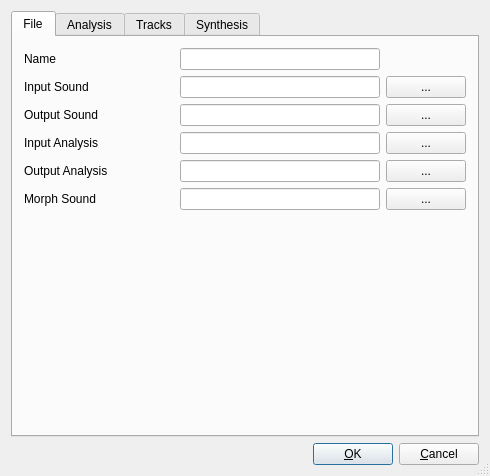
<?xml version="1.0" encoding="UTF-8"?>
<ui version="4.0">
 <class>SMSConfigDlg</class>
 <widget class="QDialog" name="SMSConfigDlg">
  <property name="geometry">
   <rect>
    <x>0</x>
    <y>0</y>
    <width>490</width>
    <height>476</height>
   </rect>
  </property>
  <property name="windowTitle">
   <string>SMSTools 2 - New Configuration</string>
  </property>
  <property name="sizeGripEnabled">
   <bool>true</bool>
  </property>
  <layout class="QVBoxLayout">
   <property name="spacing">
    <number>6</number>
   </property>
   <property name="margin">
    <number>11</number>
   </property>
   <item>
    <widget class="QTabWidget" name="mConfigTab">
     <widget class="QWidget" name="mFilePage">
      <attribute name="title">
       <string>File</string>
      </attribute>
      <layout class="QGridLayout">
       <item row="0" column="4">
        <widget class="QLineEdit" name="mCfgNameLineEdit">
         <property name="sizePolicy">
          <sizepolicy hsizetype="Expanding" vsizetype="Fixed">
           <horstretch>0</horstretch>
           <verstretch>0</verstretch>
          </sizepolicy>
         </property>
         <property name="minimumSize">
          <size>
           <width>200</width>
           <height>21</height>
          </size>
         </property>
        </widget>
       </item>
       <item row="1" column="4">
        <widget class="QLineEdit" name="mInputSoundLineEdit">
         <property name="minimumSize">
          <size>
           <width>200</width>
           <height>21</height>
          </size>
         </property>
        </widget>
       </item>
       <item row="1" column="5">
        <widget class="QPushButton" name="mBrowseInputSoundFile">
         <property name="text">
          <string>...</string>
         </property>
        </widget>
       </item>
       <item row="0" column="0">
        <widget class="QLabel" name="mCfgNameLabel">
         <property name="text">
          <string>Name</string>
         </property>
         <property name="wordWrap">
          <bool>false</bool>
         </property>
        </widget>
       </item>
       <item row="2" column="4">
        <widget class="QLineEdit" name="mOutputSoundLineEdit">
         <property name="minimumSize">
          <size>
           <width>200</width>
           <height>21</height>
          </size>
         </property>
        </widget>
       </item>
       <item row="3" column="5">
        <widget class="QPushButton" name="mBrowseInputAnalysisFile">
         <property name="text">
          <string>...</string>
         </property>
        </widget>
       </item>
       <item row="3" column="4">
        <widget class="QLineEdit" name="mInputAnalysisLineEdit">
         <property name="minimumSize">
          <size>
           <width>200</width>
           <height>21</height>
          </size>
         </property>
        </widget>
       </item>
       <item row="3" column="3">
        <spacer name="hspacing4">
         <property name="orientation">
          <enum>Qt::Horizontal</enum>
         </property>
         <property name="sizeType">
          <enum>QSizePolicy::Expanding</enum>
         </property>
         <property name="sizeHint" stdset="0">
          <size>
           <width>30</width>
           <height>21</height>
          </size>
         </property>
        </spacer>
       </item>
       <item row="2" column="3">
        <spacer name="hspacing3">
         <property name="orientation">
          <enum>Qt::Horizontal</enum>
         </property>
         <property name="sizeType">
          <enum>QSizePolicy::Expanding</enum>
         </property>
         <property name="sizeHint" stdset="0">
          <size>
           <width>30</width>
           <height>21</height>
          </size>
         </property>
        </spacer>
       </item>
       <item row="1" column="2" colspan="2">
        <spacer name="hspacing2">
         <property name="orientation">
          <enum>Qt::Horizontal</enum>
         </property>
         <property name="sizeType">
          <enum>QSizePolicy::Expanding</enum>
         </property>
         <property name="sizeHint" stdset="0">
          <size>
           <width>40</width>
           <height>20</height>
          </size>
         </property>
        </spacer>
       </item>
       <item row="2" column="5">
        <widget class="QPushButton" name="mBrowseOutputSoundFile">
         <property name="text">
          <string>...</string>
         </property>
        </widget>
       </item>
       <item row="0" column="1" colspan="3">
        <spacer name="hspacing1">
         <property name="orientation">
          <enum>Qt::Horizontal</enum>
         </property>
         <property name="sizeType">
          <enum>QSizePolicy::Expanding</enum>
         </property>
         <property name="sizeHint" stdset="0">
          <size>
           <width>60</width>
           <height>21</height>
          </size>
         </property>
        </spacer>
       </item>
       <item row="2" column="0" colspan="2">
        <widget class="QLabel" name="mOutputSoundFileNameLabel">
         <property name="text">
          <string>Output Sound</string>
         </property>
         <property name="wordWrap">
          <bool>false</bool>
         </property>
        </widget>
       </item>
       <item row="3" column="0" colspan="2">
        <widget class="QLabel" name="mInputAnalysisFileLabel">
         <property name="text">
          <string>Input Analysis</string>
         </property>
         <property name="wordWrap">
          <bool>false</bool>
         </property>
        </widget>
       </item>
       <item row="1" column="0">
        <widget class="QLabel" name="mInputSoundFileLabel">
         <property name="text">
          <string>Input Sound</string>
         </property>
         <property name="wordWrap">
          <bool>false</bool>
         </property>
        </widget>
       </item>
       <item row="4" column="0" colspan="3">
        <widget class="QLabel" name="mOutputAnalysisFileLabel">
         <property name="text">
          <string>Output Analysis</string>
         </property>
         <property name="wordWrap">
          <bool>false</bool>
         </property>
        </widget>
       </item>
       <item row="4" column="3">
        <spacer name="hspacing5">
         <property name="orientation">
          <enum>Qt::Horizontal</enum>
         </property>
         <property name="sizeType">
          <enum>QSizePolicy::Expanding</enum>
         </property>
         <property name="sizeHint" stdset="0">
          <size>
           <width>30</width>
           <height>21</height>
          </size>
         </property>
        </spacer>
       </item>
       <item row="4" column="5">
        <widget class="QPushButton" name="mBrowseOutputAnalysisFile">
         <property name="text">
          <string>...</string>
         </property>
        </widget>
       </item>
       <item row="4" column="4">
        <widget class="QLineEdit" name="mOutputAnalysisLineEdit">
         <property name="minimumSize">
          <size>
           <width>200</width>
           <height>21</height>
          </size>
         </property>
        </widget>
       </item>
       <item row="6" column="4">
        <spacer name="vspace0">
         <property name="orientation">
          <enum>Qt::Vertical</enum>
         </property>
         <property name="sizeType">
          <enum>QSizePolicy::Expanding</enum>
         </property>
         <property name="sizeHint" stdset="0">
          <size>
           <width>21</width>
           <height>40</height>
          </size>
         </property>
        </spacer>
       </item>
       <item row="5" column="0" colspan="3">
        <widget class="QLabel" name="mMorphSoundFileLabel">
         <property name="text">
          <string>Morph Sound</string>
         </property>
         <property name="wordWrap">
          <bool>false</bool>
         </property>
        </widget>
       </item>
       <item row="5" column="3">
        <spacer name="hspacing6">
         <property name="orientation">
          <enum>Qt::Horizontal</enum>
         </property>
         <property name="sizeType">
          <enum>QSizePolicy::Expanding</enum>
         </property>
         <property name="sizeHint" stdset="0">
          <size>
           <width>36</width>
           <height>21</height>
          </size>
         </property>
        </spacer>
       </item>
       <item row="5" column="4">
        <widget class="QLineEdit" name="mMorphSoundFileLineEdit">
         <property name="minimumSize">
          <size>
           <width>200</width>
           <height>21</height>
          </size>
         </property>
        </widget>
       </item>
       <item row="5" column="5">
        <widget class="QPushButton" name="mBrowseMorphSoundFile">
         <property name="text">
          <string>...</string>
         </property>
        </widget>
       </item>
      </layout>
     </widget>
     <widget class="QWidget" name="mAnalysisPage">
      <attribute name="title">
       <string>Analysis</string>
      </attribute>
      <layout class="QGridLayout">
       <item row="0" column="1">
        <spacer name="haspacing0">
         <property name="orientation">
          <enum>Qt::Horizontal</enum>
         </property>
         <property name="sizeType">
          <enum>QSizePolicy::Expanding</enum>
         </property>
         <property name="sizeHint" stdset="0">
          <size>
           <width>31</width>
           <height>21</height>
          </size>
         </property>
        </spacer>
       </item>
       <item row="0" column="2">
        <widget class="QLineEdit" name="mAnalysisWindowSizeLineEdit">
         <property name="maxLength">
          <number>32767</number>
         </property>
         <property name="echoMode">
          <enum>QLineEdit::Normal</enum>
         </property>
         <property name="alignment">
          <set>Qt::AlignRight</set>
         </property>
        </widget>
       </item>
       <item row="1" column="1">
        <spacer name="haspacing1">
         <property name="orientation">
          <enum>Qt::Horizontal</enum>
         </property>
         <property name="sizeType">
          <enum>QSizePolicy::Expanding</enum>
         </property>
         <property name="sizeHint" stdset="0">
          <size>
           <width>31</width>
           <height>21</height>
          </size>
         </property>
        </spacer>
       </item>
       <item row="1" column="2">
        <widget class="QLineEdit" name="mAnalysisHopSizeLineEdit">
         <property name="alignment">
          <set>Qt::AlignRight</set>
         </property>
        </widget>
       </item>
       <item row="2" column="1">
        <spacer name="haspacing2">
         <property name="orientation">
          <enum>Qt::Horizontal</enum>
         </property>
         <property name="sizeType">
          <enum>QSizePolicy::Expanding</enum>
         </property>
         <property name="sizeHint" stdset="0">
          <size>
           <width>31</width>
           <height>21</height>
          </size>
         </property>
        </spacer>
       </item>
       <item row="2" column="2">
        <widget class="QComboBox" name="mAnalysisWindowTypeComboBox">
         <property name="sizePolicy">
          <sizepolicy hsizetype="Expanding" vsizetype="Fixed">
           <horstretch>0</horstretch>
           <verstretch>0</verstretch>
          </sizepolicy>
         </property>
        </widget>
       </item>
       <item row="4" column="1">
        <spacer name="haspacing4">
         <property name="orientation">
          <enum>Qt::Horizontal</enum>
         </property>
         <property name="sizeType">
          <enum>QSizePolicy::Expanding</enum>
         </property>
         <property name="sizeHint" stdset="0">
          <size>
           <width>31</width>
           <height>21</height>
          </size>
         </property>
        </spacer>
       </item>
       <item row="4" column="2">
        <widget class="QComboBox" name="mResAnalysisWindowTypeComboBox">
         <property name="sizePolicy">
          <sizepolicy hsizetype="Expanding" vsizetype="Fixed">
           <horstretch>0</horstretch>
           <verstretch>0</verstretch>
          </sizepolicy>
         </property>
        </widget>
       </item>
       <item row="3" column="1">
        <spacer name="haspzcing3">
         <property name="orientation">
          <enum>Qt::Horizontal</enum>
         </property>
         <property name="sizeType">
          <enum>QSizePolicy::Expanding</enum>
         </property>
         <property name="sizeHint" stdset="0">
          <size>
           <width>31</width>
           <height>21</height>
          </size>
         </property>
        </spacer>
       </item>
       <item row="3" column="2">
        <widget class="QLineEdit" name="mResAnalysisWindowSizeLineEdit">
         <property name="alignment">
          <set>Qt::AlignRight</set>
         </property>
        </widget>
       </item>
       <item row="5" column="1">
        <spacer name="haspzcing5">
         <property name="orientation">
          <enum>Qt::Horizontal</enum>
         </property>
         <property name="sizeType">
          <enum>QSizePolicy::Expanding</enum>
         </property>
         <property name="sizeHint" stdset="0">
          <size>
           <width>31</width>
           <height>21</height>
          </size>
         </property>
        </spacer>
       </item>
       <item row="5" column="2">
        <widget class="QLineEdit" name="mAnalysisZeroPaddingFactorLineEdit">
         <property name="alignment">
          <set>Qt::AlignRight</set>
         </property>
        </widget>
       </item>
       <item row="0" column="0">
        <widget class="QLabel" name="mAnalysisWindowSizeLabel">
         <property name="text">
          <string>Window Size</string>
         </property>
         <property name="wordWrap">
          <bool>false</bool>
         </property>
        </widget>
       </item>
       <item row="1" column="0">
        <widget class="QLabel" name="mAnalysisHopSizeLabel">
         <property name="text">
          <string>Hop Size</string>
         </property>
         <property name="wordWrap">
          <bool>false</bool>
         </property>
        </widget>
       </item>
       <item row="2" column="0">
        <widget class="QLabel" name="mAnalysiWindowTypeLabel">
         <property name="text">
          <string>Window Type</string>
         </property>
         <property name="wordWrap">
          <bool>false</bool>
         </property>
        </widget>
       </item>
       <item row="3" column="0">
        <widget class="QLabel" name="mResAnalysisWindowSizeLabel">
         <property name="text">
          <string>Res Window Size</string>
         </property>
         <property name="wordWrap">
          <bool>false</bool>
         </property>
        </widget>
       </item>
       <item row="4" column="0">
        <widget class="QLabel" name="mResAnalysisWindowTypeLabel">
         <property name="text">
          <string>Res Window Type</string>
         </property>
         <property name="wordWrap">
          <bool>false</bool>
         </property>
        </widget>
       </item>
       <item row="5" column="0">
        <widget class="QLabel" name="mAnalysisZeroPaddingFactorLabel">
         <property name="text">
          <string>Zero Padding Factor</string>
         </property>
         <property name="wordWrap">
          <bool>false</bool>
         </property>
        </widget>
       </item>
       <item row="6" column="0">
        <widget class="QLabel" name="mAnalysisPeakDetectMagThresholdLabel">
         <property name="text">
          <string>PeakDetectMagThreshold</string>
         </property>
         <property name="wordWrap">
          <bool>false</bool>
         </property>
        </widget>
       </item>
       <item row="6" column="1">
        <spacer name="haspzcing6">
         <property name="orientation">
          <enum>Qt::Horizontal</enum>
         </property>
         <property name="sizeType">
          <enum>QSizePolicy::Expanding</enum>
         </property>
         <property name="sizeHint" stdset="0">
          <size>
           <width>31</width>
           <height>21</height>
          </size>
         </property>
        </spacer>
       </item>
       <item row="6" column="2">
        <widget class="QLineEdit" name="mAnalysisPeakDetectMagThresholdLineEdit">
         <property name="alignment">
          <set>Qt::AlignRight</set>
         </property>
        </widget>
       </item>
       <item row="7" column="1">
        <spacer name="haspzcing7">
         <property name="orientation">
          <enum>Qt::Horizontal</enum>
         </property>
         <property name="sizeType">
          <enum>QSizePolicy::Expanding</enum>
         </property>
         <property name="sizeHint" stdset="0">
          <size>
           <width>31</width>
           <height>21</height>
          </size>
         </property>
        </spacer>
       </item>
       <item row="7" column="2">
        <widget class="QLineEdit" name="mAnalysisPeakDetectMaxFreqLineEdit">
         <property name="alignment">
          <set>Qt::AlignRight</set>
         </property>
        </widget>
       </item>
       <item row="8" column="0">
        <widget class="QLabel" name="mAnalysisSinTrackingFreqDeviationLabel">
         <property name="text">
          <string>SinTrackingFreqDeviation</string>
         </property>
         <property name="wordWrap">
          <bool>false</bool>
         </property>
        </widget>
       </item>
       <item row="8" column="1">
        <spacer name="haspzcing8">
         <property name="orientation">
          <enum>Qt::Horizontal</enum>
         </property>
         <property name="sizeType">
          <enum>QSizePolicy::Expanding</enum>
         </property>
         <property name="sizeHint" stdset="0">
          <size>
           <width>31</width>
           <height>21</height>
          </size>
         </property>
        </spacer>
       </item>
       <item row="8" column="2">
        <widget class="QLineEdit" name="mAnalysisSinTrackingFreqDeviationLineEdit">
         <property name="alignment">
          <set>Qt::AlignRight</set>
         </property>
        </widget>
       </item>
       <item row="7" column="0">
        <widget class="QLabel" name="mAnalysisPeakDetectMaxFreqLabel">
         <property name="text">
          <string>PeakDetectMaxFreq</string>
         </property>
         <property name="wordWrap">
          <bool>false</bool>
         </property>
        </widget>
       </item>
       <item row="9" column="1">
        <spacer name="haspzcing9">
         <property name="orientation">
          <enum>Qt::Horizontal</enum>
         </property>
         <property name="sizeType">
          <enum>QSizePolicy::Expanding</enum>
         </property>
         <property name="sizeHint" stdset="0">
          <size>
           <width>31</width>
           <height>21</height>
          </size>
         </property>
        </spacer>
       </item>
       <item row="9" column="2">
        <widget class="QLineEdit" name="mAnalysisReferenceFundFreqLineEdit">
         <property name="alignment">
          <set>Qt::AlignRight</set>
         </property>
        </widget>
       </item>
       <item row="9" column="0">
        <widget class="QLabel" name="mAnalysisReferenceFunFreqLabel">
         <property name="text">
          <string>Reference FundFreq</string>
         </property>
         <property name="wordWrap">
          <bool>false</bool>
         </property>
        </widget>
       </item>
       <item row="10" column="1">
        <spacer name="haspzcing10">
         <property name="orientation">
          <enum>Qt::Horizontal</enum>
         </property>
         <property name="sizeType">
          <enum>QSizePolicy::Expanding</enum>
         </property>
         <property name="sizeHint" stdset="0">
          <size>
           <width>31</width>
           <height>21</height>
          </size>
         </property>
        </spacer>
       </item>
       <item row="10" column="2">
        <widget class="QLineEdit" name="mAnalysisLowestFundFreqLineEdit">
         <property name="alignment">
          <set>Qt::AlignRight</set>
         </property>
        </widget>
       </item>
       <item row="10" column="0">
        <widget class="QLabel" name="mAnalysisLowestFundFreqLabel">
         <property name="text">
          <string>Lowest FundFreq</string>
         </property>
         <property name="wordWrap">
          <bool>false</bool>
         </property>
        </widget>
       </item>
       <item row="11" column="1">
        <spacer name="haspzcing11">
         <property name="orientation">
          <enum>Qt::Horizontal</enum>
         </property>
         <property name="sizeType">
          <enum>QSizePolicy::Expanding</enum>
         </property>
         <property name="sizeHint" stdset="0">
          <size>
           <width>31</width>
           <height>21</height>
          </size>
         </property>
        </spacer>
       </item>
       <item row="11" column="2">
        <widget class="QLineEdit" name="mAnalysisHighestFundFreqLineEdit">
         <property name="alignment">
          <set>Qt::AlignRight</set>
         </property>
        </widget>
       </item>
       <item row="11" column="0">
        <widget class="QLabel" name="mAnalysisHighestFundFreqLabel">
         <property name="text">
          <string>Highest FundFreq</string>
         </property>
         <property name="wordWrap">
          <bool>false</bool>
         </property>
        </widget>
       </item>
       <item row="12" column="0">
        <widget class="QCheckBox" name="mHarmonicAnalysisCheckBox">
         <property name="text">
          <string>Harmonic Analysis</string>
         </property>
        </widget>
       </item>
      </layout>
     </widget>
     <widget class="QWidget" name="mTracksPage">
      <attribute name="title">
       <string>Tracks</string>
      </attribute>
      <layout class="QGridLayout">
       <item row="0" column="1" colspan="2">
        <spacer name="hctspacing0">
         <property name="orientation">
          <enum>Qt::Horizontal</enum>
         </property>
         <property name="sizeType">
          <enum>QSizePolicy::Expanding</enum>
         </property>
         <property name="sizeHint" stdset="0">
          <size>
           <width>41</width>
           <height>31</height>
          </size>
         </property>
        </spacer>
       </item>
       <item row="2" column="0" colspan="2">
        <widget class="QLabel" name="mCleanTracksMinLengthLabel">
         <property name="text">
          <string>Clean Tracks Min Length</string>
         </property>
         <property name="wordWrap">
          <bool>false</bool>
         </property>
        </widget>
       </item>
       <item row="2" column="3">
        <widget class="QLineEdit" name="mCleanTracksMinLengthLineEdit">
         <property name="frame">
          <bool>true</bool>
         </property>
         <property name="alignment">
          <set>Qt::AlignRight</set>
         </property>
        </widget>
       </item>
       <item row="1" column="3">
        <widget class="QLineEdit" name="mCleanTracksMaxDropOutLineEdit">
         <property name="frame">
          <bool>true</bool>
         </property>
         <property name="alignment">
          <set>Qt::AlignRight</set>
         </property>
        </widget>
       </item>
       <item row="1" column="2">
        <spacer name="hctspacing1">
         <property name="orientation">
          <enum>Qt::Horizontal</enum>
         </property>
         <property name="sizeType">
          <enum>QSizePolicy::Expanding</enum>
         </property>
         <property name="sizeHint" stdset="0">
          <size>
           <width>80</width>
           <height>31</height>
          </size>
         </property>
        </spacer>
       </item>
       <item row="1" column="0" colspan="2">
        <widget class="QLabel" name="mCleanTracksMaxDropOutLabel">
         <property name="text">
          <string>Clean Tracks Max DropOut</string>
         </property>
         <property name="wordWrap">
          <bool>false</bool>
         </property>
        </widget>
       </item>
       <item row="0" column="0">
        <widget class="QCheckBox" name="mCleanTracksCheckBox">
         <property name="text">
          <string>Do Clean Tracks</string>
         </property>
        </widget>
       </item>
       <item row="2" column="2">
        <spacer name="hctspacing2">
         <property name="orientation">
          <enum>Qt::Horizontal</enum>
         </property>
         <property name="sizeType">
          <enum>QSizePolicy::Expanding</enum>
         </property>
         <property name="sizeHint" stdset="0">
          <size>
           <width>68</width>
           <height>20</height>
          </size>
         </property>
        </spacer>
       </item>
       <item row="3" column="0">
        <spacer name="vctspacing0">
         <property name="orientation">
          <enum>Qt::Vertical</enum>
         </property>
         <property name="sizeType">
          <enum>QSizePolicy::Expanding</enum>
         </property>
         <property name="sizeHint" stdset="0">
          <size>
           <width>21</width>
           <height>51</height>
          </size>
         </property>
        </spacer>
       </item>
      </layout>
     </widget>
     <widget class="QWidget" name="mSynthPage">
      <attribute name="title">
       <string>Synthesis</string>
      </attribute>
      <layout class="QGridLayout">
       <item row="0" column="2">
        <widget class="QLineEdit" name="mSynthFrameSizeLineEdit">
         <property name="alignment">
          <set>Qt::AlignRight</set>
         </property>
        </widget>
       </item>
       <item row="0" column="0">
        <widget class="QLabel" name="mSynthesisFrameSizeLabel">
         <property name="text">
          <string>Frame Size</string>
         </property>
         <property name="wordWrap">
          <bool>false</bool>
         </property>
        </widget>
       </item>
       <item row="0" column="1">
        <spacer name="hsynthspacing0">
         <property name="orientation">
          <enum>Qt::Horizontal</enum>
         </property>
         <property name="sizeType">
          <enum>QSizePolicy::Expanding</enum>
         </property>
         <property name="sizeHint" stdset="0">
          <size>
           <width>61</width>
           <height>21</height>
          </size>
         </property>
        </spacer>
       </item>
       <item row="1" column="1">
        <spacer name="hsynthspacing0_2">
         <property name="orientation">
          <enum>Qt::Horizontal</enum>
         </property>
         <property name="sizeType">
          <enum>QSizePolicy::Expanding</enum>
         </property>
         <property name="sizeHint" stdset="0">
          <size>
           <width>61</width>
           <height>21</height>
          </size>
         </property>
        </spacer>
       </item>
       <item row="1" column="0">
        <widget class="QLabel" name="mSynthesisWindowTypeLabel">
         <property name="text">
          <string>Window Type</string>
         </property>
         <property name="wordWrap">
          <bool>false</bool>
         </property>
        </widget>
       </item>
       <item row="1" column="2">
        <widget class="QComboBox" name="mSynthWindowTypeComboBox"/>
       </item>
       <item row="2" column="0">
        <spacer name="vsynthspacing0">
         <property name="orientation">
          <enum>Qt::Vertical</enum>
         </property>
         <property name="sizeType">
          <enum>QSizePolicy::Expanding</enum>
         </property>
         <property name="sizeHint" stdset="0">
          <size>
           <width>21</width>
           <height>41</height>
          </size>
         </property>
        </spacer>
       </item>
      </layout>
     </widget>
    </widget>
   </item>
   <item>
    <layout class="QHBoxLayout">
     <property name="spacing">
      <number>6</number>
     </property>
     <property name="margin">
      <number>0</number>
     </property>
     <item>
      <spacer name="hspacing0">
       <property name="orientation">
        <enum>Qt::Horizontal</enum>
       </property>
       <property name="sizeType">
        <enum>QSizePolicy::Expanding</enum>
       </property>
       <property name="sizeHint" stdset="0">
        <size>
         <width>20</width>
         <height>20</height>
        </size>
       </property>
      </spacer>
     </item>
     <item>
      <widget class="QPushButton" name="buttonOk">
       <property name="text">
        <string>&amp;OK</string>
       </property>
       <property name="shortcut">
        <string/>
       </property>
       <property name="autoDefault">
        <bool>true</bool>
       </property>
       <property name="default">
        <bool>true</bool>
       </property>
      </widget>
     </item>
     <item>
      <widget class="QPushButton" name="buttonCancel">
       <property name="text">
        <string>&amp;Cancel</string>
       </property>
       <property name="shortcut">
        <string/>
       </property>
       <property name="autoDefault">
        <bool>true</bool>
       </property>
      </widget>
     </item>
    </layout>
   </item>
  </layout>
 </widget>
 <layoutdefault spacing="6" margin="11"/>
 <tabstops>
  <tabstop>mConfigTab</tabstop>
  <tabstop>mCfgNameLineEdit</tabstop>
  <tabstop>mInputSoundLineEdit</tabstop>
  <tabstop>mBrowseInputSoundFile</tabstop>
  <tabstop>mOutputSoundLineEdit</tabstop>
  <tabstop>mBrowseOutputSoundFile</tabstop>
  <tabstop>mInputAnalysisLineEdit</tabstop>
  <tabstop>mBrowseInputAnalysisFile</tabstop>
  <tabstop>mOutputAnalysisLineEdit</tabstop>
  <tabstop>mBrowseOutputAnalysisFile</tabstop>
  <tabstop>mMorphSoundFileLineEdit</tabstop>
  <tabstop>mBrowseMorphSoundFile</tabstop>
  <tabstop>mAnalysisWindowSizeLineEdit</tabstop>
  <tabstop>mAnalysisHopSizeLineEdit</tabstop>
  <tabstop>mAnalysisWindowTypeComboBox</tabstop>
  <tabstop>mResAnalysisWindowSizeLineEdit</tabstop>
  <tabstop>mResAnalysisWindowTypeComboBox</tabstop>
  <tabstop>mAnalysisZeroPaddingFactorLineEdit</tabstop>
  <tabstop>mAnalysisPeakDetectMagThresholdLineEdit</tabstop>
  <tabstop>mAnalysisPeakDetectMaxFreqLineEdit</tabstop>
  <tabstop>mAnalysisSinTrackingFreqDeviationLineEdit</tabstop>
  <tabstop>mAnalysisReferenceFundFreqLineEdit</tabstop>
  <tabstop>mAnalysisLowestFundFreqLineEdit</tabstop>
  <tabstop>mAnalysisHighestFundFreqLineEdit</tabstop>
  <tabstop>mHarmonicAnalysisCheckBox</tabstop>
  <tabstop>mCleanTracksCheckBox</tabstop>
  <tabstop>mCleanTracksMaxDropOutLineEdit</tabstop>
  <tabstop>mCleanTracksMinLengthLineEdit</tabstop>
  <tabstop>mSynthFrameSizeLineEdit</tabstop>
  <tabstop>mSynthWindowTypeComboBox</tabstop>
  <tabstop>buttonOk</tabstop>
  <tabstop>buttonCancel</tabstop>
 </tabstops>
 <resources/>
</ui>
